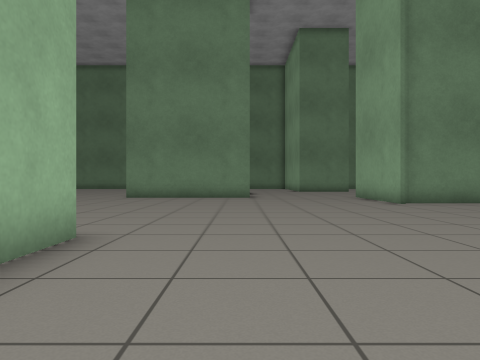
view 1 (above)

24 first-person views from a walk through a Gazebo world. The camera is 0.72 m above the floor, looks level and sees 70° across. The floor is counted in squares, 1 m on a side. Each view is taken from the middle of a square. On the plan, view 1 faces up. The plan holds only what a view shows up to about 11 squares ahead; the rest is blank.

view 2
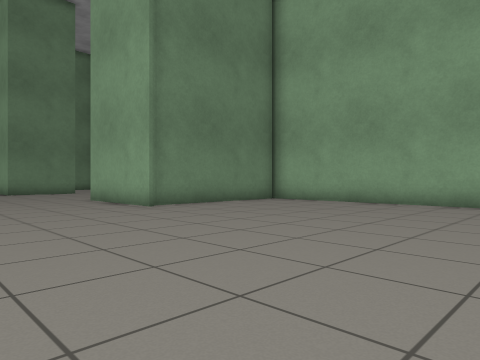

view 3
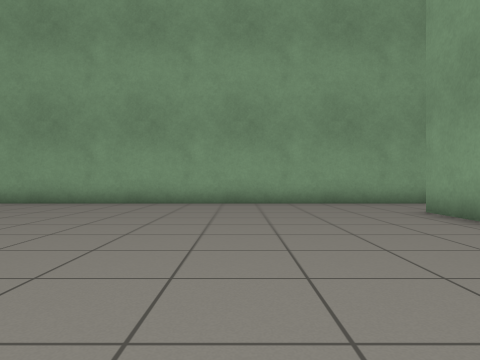

view 4
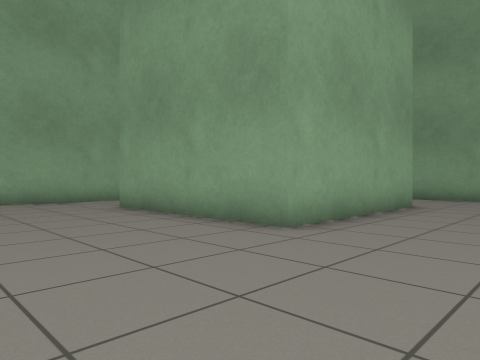

view 5
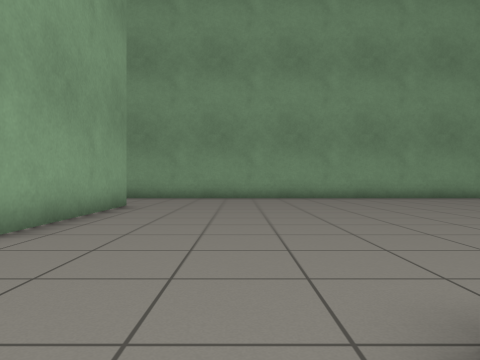

view 6
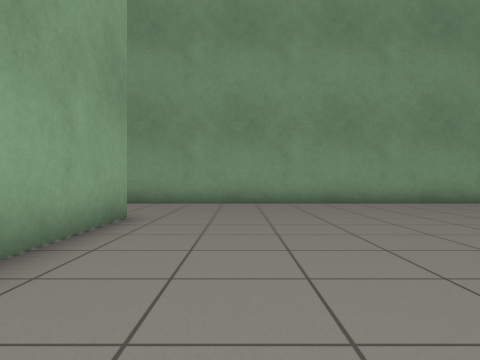

view 7
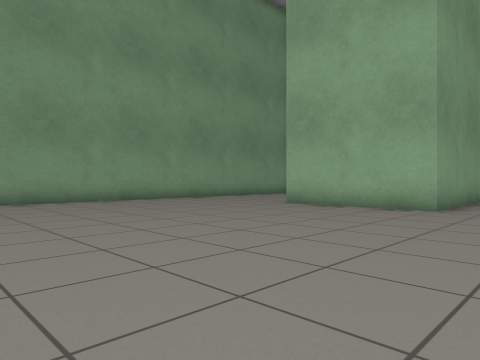

view 8
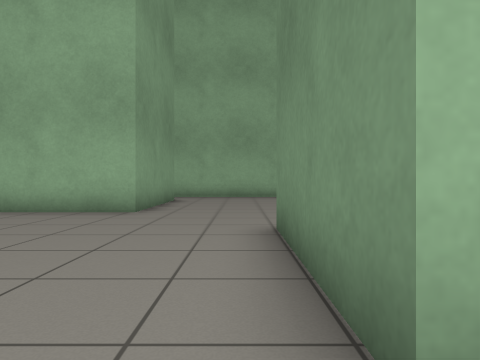

view 9
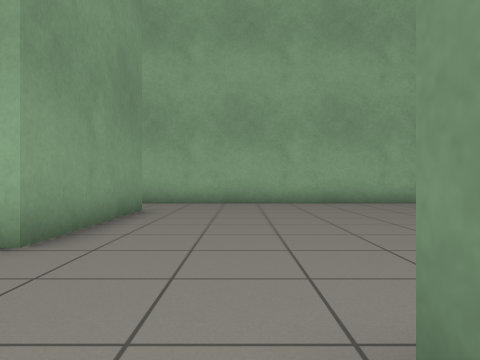

view 10
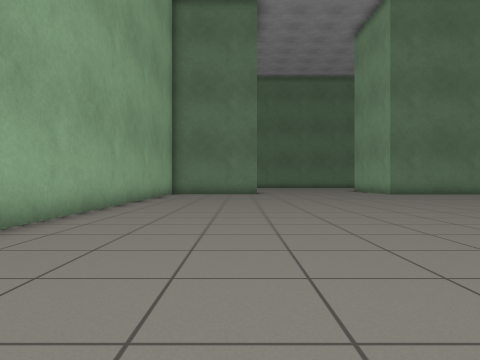

view 11
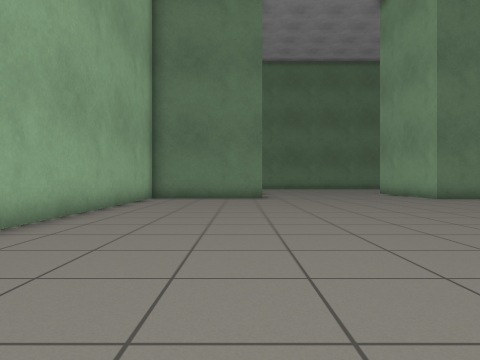

view 12
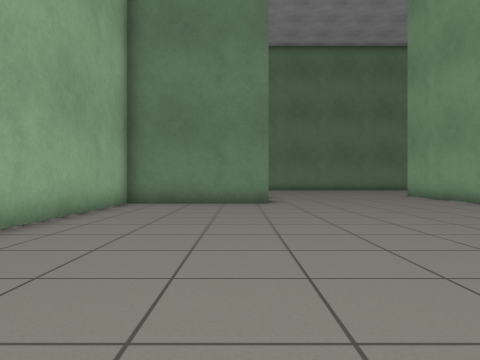

view 13
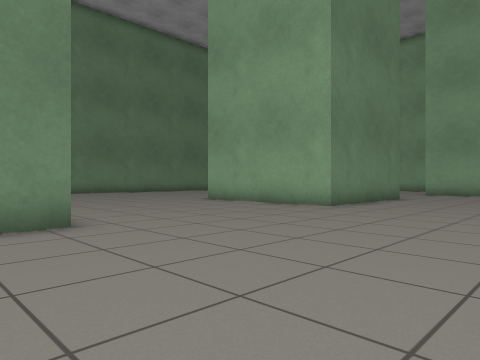

view 14
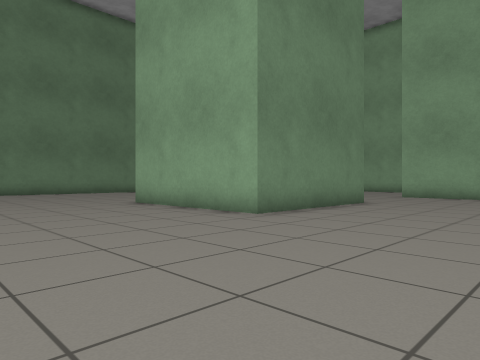

view 15
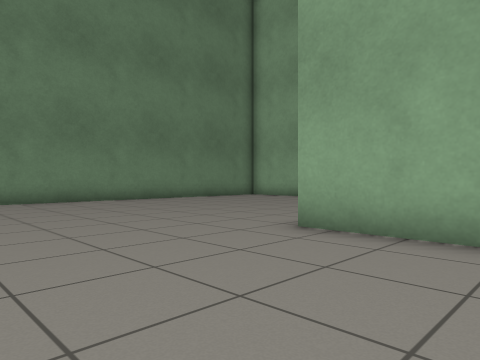

view 16
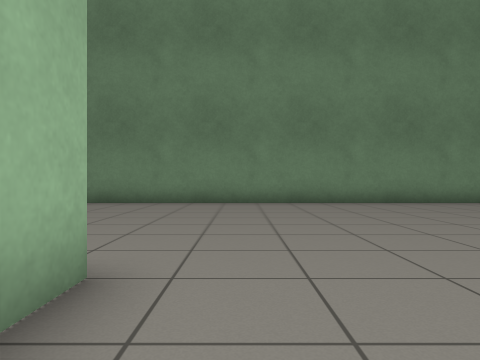

view 17
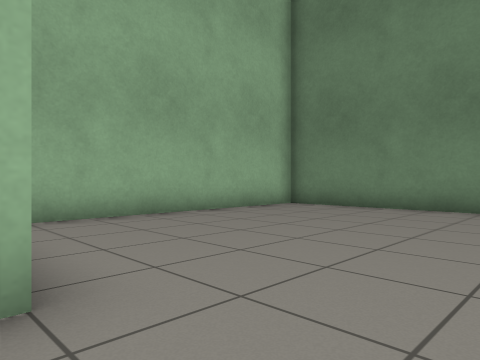

view 18
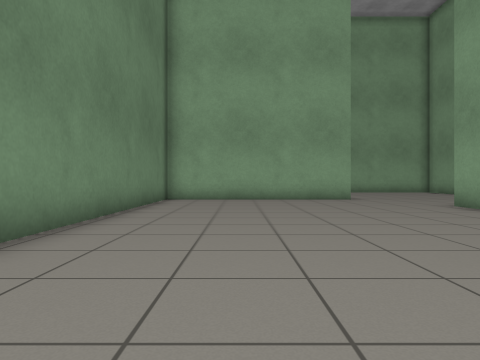

view 19
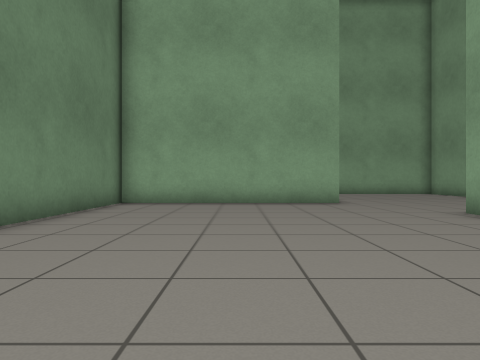

view 20
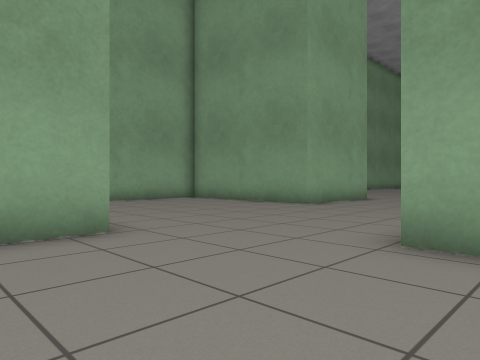

view 21
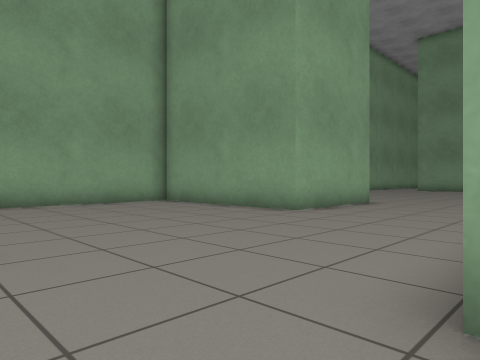

view 22
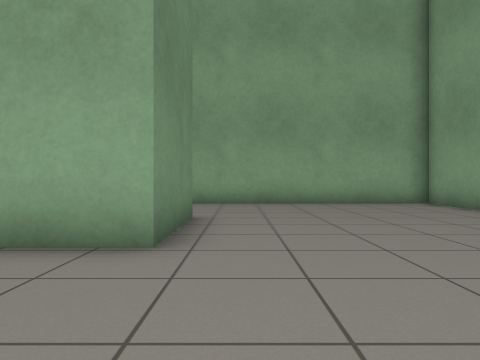

view 23
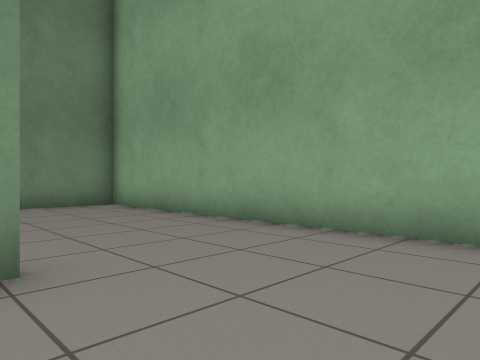

view 24
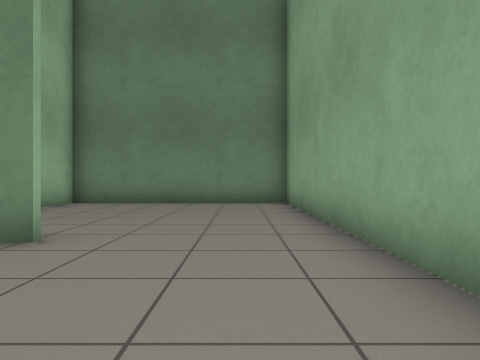

### Floor plan
Points are (right, up) in squares from view 1. A wall is a line through its corners. A room is listed if a view was taken in it or the views show most of it. See-through windows are left out.
Room 1 (views 1, 2, 3, 4, 5, 6, 7, 8, 9, 10, 11, 12, 13, 14, 15, 16, 17, 18, 19, 20, 21, 22, 23, 24)
walls: (-2, 4.4) (-2, 2.9); (0.4, 13.9) (-4.6, 13.9) (-4.6, 19.1); (4.8, 10.2) (4.8, 14.3) (10.5, 14.3) (10.5, 27.7) (-15.5, 27.7) (-15.5, 20.5); (-2, -0.5) (-6.1, -0.5); (-11.1, 14.5) (-15.5, 14.5) (-15.5, -4); (7.5, 10.6) (5.1, 10.6); (-0.6, 19.1) (0.5, 19.1); (-11.1, 19.6) (-11.1, 18.5); (-13.1, -3.3) (-8.6, -3.3) (-8.6, -7.6); (6.8, 20.9) (3.6, 20.9) (3.6, 27.7); (2.2, -8.7) (2.1, -3.2) (7.7, -3.2); (10.5, -4.8) (10.5, 8.4); (3.8, 27.7) (3.8, 25.9); (-7.4, -12.5) (3.5, -12.5)

Where each view was taken, in squares from view 1:
view 1: 0 up, 0 right, facing up
view 2: 2 up, 0 right, facing up-right
view 3: 1 up, 0 right, facing right
view 4: 1 up, 1 left, facing down-right
view 5: 1 up, 1 left, facing down
view 6: 2 down, 0 right, facing down
view 7: 1 down, 0 right, facing down-left
view 8: 1 down, 1 left, facing left
view 9: 1 down, 5 left, facing left
view 10: 3 down, 12 left, facing up
view 11: 1 up, 12 left, facing up
view 12: 4 up, 12 left, facing up
view 13: 9 up, 13 left, facing up-right
view 14: 9 up, 10 left, facing up-right
view 15: 16 up, 9 left, facing up-right
view 16: 17 up, 10 left, facing up
view 17: 19 up, 9 left, facing up-left
view 18: 25 up, 9 left, facing right
view 19: 24 up, 7 left, facing right
view 20: 23 up, 1 left, facing down-right
view 21: 21 up, 0 right, facing down-right
view 22: 20 up, 0 right, facing right
view 23: 18 up, 6 right, facing up-right
view 24: 17 up, 9 right, facing up
